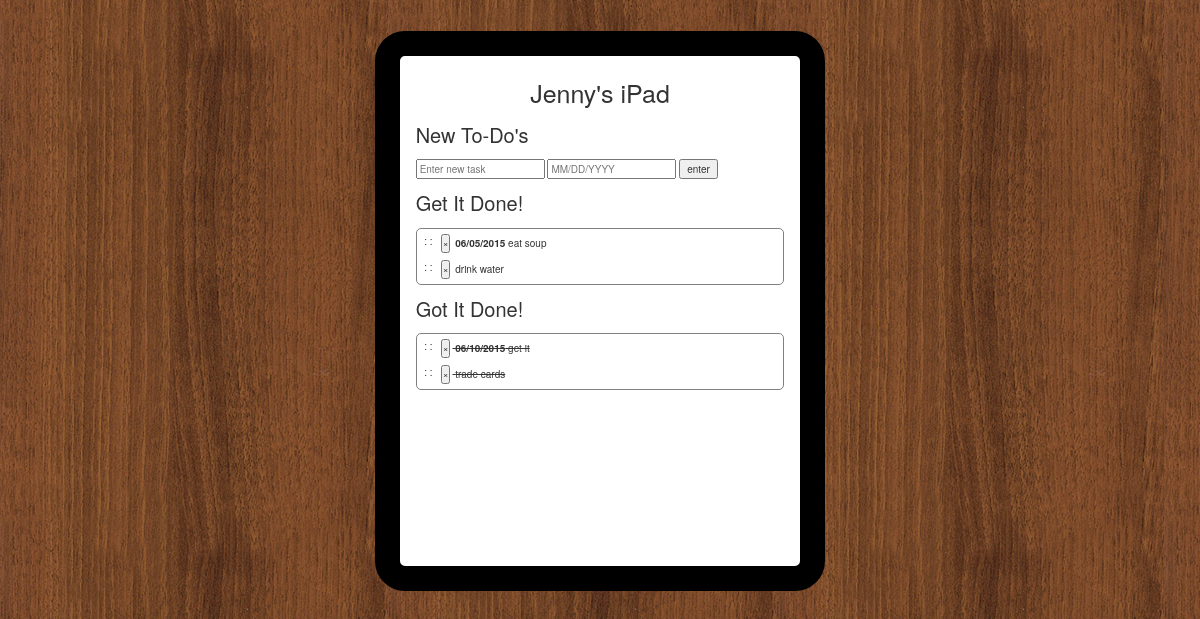
Before: / with the older database file.
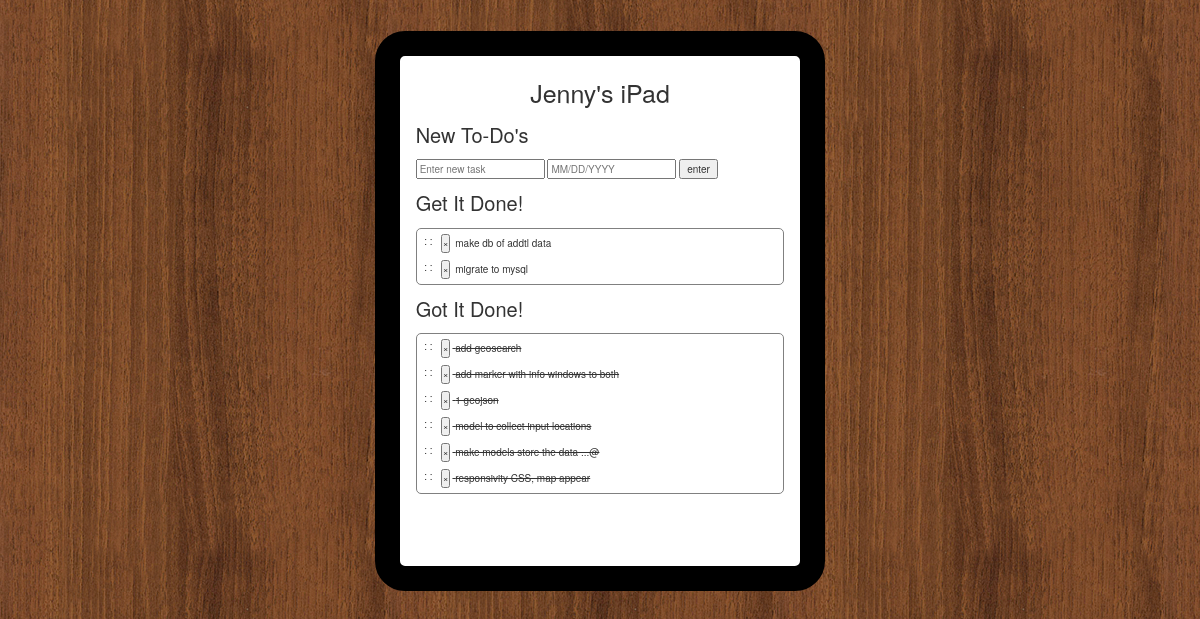
After: the same page with the newer database file.
### list/models.py (models this page shows)
class Task(models.Model):
    task = models.CharField(max_length=300)
    duedate = models.CharField(max_length=20, blank=True, null=True)
    completed = models.BooleanField(default=False)

### list/views.py (the view)
# urls.py: url(r'^$', views.index, name="list"), #main, index. ONLY VISUAL VIEW
def index(request):
    tasks = Task.objects.all()
    return render(request, "list/list.html", {'tasks': tasks})

### list/templates/list/list.html (shortened to what this page needs)
{%  load staticfiles %}
<!DOCTYPE html>
<html>
<head lang="en">
    <link rel="stylesheet" href="../../../static/css/bootstrap.min.css">
    <link rel="stylesheet" href="../../../static/css/bootstrap-theme.min.css">
    <link rel="stylesheet" href="../../../static/css/normalize.css">
    <link rel="stylesheet" href="../../../static/css/style.css">
    <link rel="stylesheet" href="//code.jquery.com/ui/1.11.4/themes/smoothness/jquery-ui.css">
</head>
<body>
<article>
    <section id="title">
        <h1>Jenny's iPad</h1>
    </section>
    <section>
        <div>
            <h1>New To-Do's</h1>
                <form id="addtasks" method="post">
                    <input id="newtask" type="text" placeholder="Enter new task" name="newtask" required>
                    <input id="datepicker" type="text" placeholder="MM/DD/YYYY" name="duedate">
                    <input type="submit" value="enter">
                </form>
        </div>
        <h1>Get It Done!</h1>
            <div id="getitdone">
                <ul class="tasklist sortable">
                    {%  for task in tasks %}
                        {% if not task.completed %}
                            <li draggable="true" data-task-id="{{ task.id }}" class="taskText"><span class="handle">&nbsp; : : </span><button class="delete">&times;</button>
                            <strong>{{ task.duedate }}</strong> {{ task.task }}</li>
                        {%  endif %}
                    {%  endfor %}
                </ul>
            </div>
        <h1>Got It Done!</h1>
            <div id="gotitdone">
                <ul class="completedlist sortable">
                    {%  for task in tasks %}
                        {% if task.completed %}
                           <li draggable="true" data-task-id="{{ task.id }}" class="taskText"><span class="handle">&nbsp; : : </span><button class="delete">&times;</button>
                            <strong>{{ task.duedate }}</strong> {{ task.task }}</li>
                        {%  endif %}
                    {%  endfor %}
                </ul>
            </div>
    </section>
</article>
</body>
</html>

### static/css/style.css (style rules this page uses)
body { background-image: url("../Melamine-wood-004.png"); font-size: 62.5%; }
article { background-color: white; width: 450px; height: 560px; margin: 5em auto; padding: 5em 2.5em; border-radius: 30px; border: 25px solid black; overflow-y: scroll; }
#title { margin-top: -2em; font-size: 2em; text-align: center; }
section { font-size: 1.6em; }
#getitdone, #gotitdone { border: solid gray .2px; border-radius: 5px; min-height: 1em; }
#gotitdone { text-decoration: line-through; }
ul, ul li { list-style-type: none; margin: 0; padding: 0; }
ul li { line-height: 1.5em; margin: .3em 0; padding-left: 2px; }
button { margin: 2px; padding: 0; }
.handle { float: left; width: 2em; padding-top: 2px; }

Changed rows visible on the page:
removed Task: duedate "06/05/2015", task "eat soup", shown under "Get It Done!"
removed Task: task "drink water", shown under "Get It Done!"
removed Task: duedate "06/10/2015", task "get it", shown under "Got It Done!"
removed Task: task "trade cards", shown under "Got It Done!"
added Task: task "make db of addtl data", shown under "Get It Done!"
added Task: task "migrate to mysql", shown under "Get It Done!"
added Task: task "add geosearch", shown under "Got It Done!"
added Task: task "add marker with info windows to both", shown under "Got It Done!"
added Task: task "1 geojson", shown under "Got It Done!"
added Task: task "model to collect input locations", shown under "Got It Done!"
added Task: task "make models store the data ...@", shown under "Got It Done!"
added Task: task "responsivity CSS, map appear", shown under "Got It Done!"
